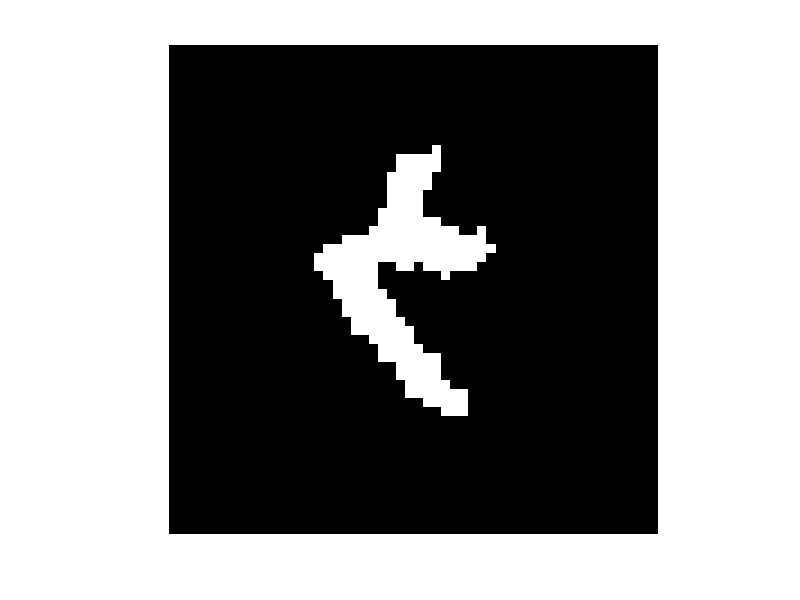

Write the MATLAB code that produced this figure. (Note: this script raises an error after producing the figure.)

clear, close all, clc
load('centered_data.mat');  % Variables: Data (cell array) and labels (double array)

% Rotate all test images by a certain angle (e.g., 15 degrees)
for i = 1:numel(test_data)
    test_data{i} = imrotate(test_data{i}, 15, 'bilinear', 'crop');
end

% Add salt-and-pepper noise to test images
% for i = 1:numel(test_data)
%     test_data{i} = imnoise(test_data{i}, 'salt & pepper', 0.02);
% end

figure;  % Create a new figure window
imshow(test_data{100});  % Display the first image
% title('First Image from Test Data');  % Add a title to the image

[train_horizontal, test_horizontal] = extract_horizontal_features(train_data, test_data);
[train_vertical, test_vertical] = extract_vertical_features(train_data, test_data);
[train_zoning, test_zoning] = extract_zoning_features(train_data, test_data);
[train_gradient, test_gradient] = extract_gradient_features(train_data, test_data);
k = 5;
bandWith = .5;

% horizontal feature
% a = nearestMeanClassifier(train_horizontal, train_labels, test_horizontal, test_labels );
% b = parzenWindowClassifier(train_horizontal, train_labels, test_horizontal, test_labels ,bandWith);
% c = KNNClassifier(train_horizontal, train_labels, test_horizontal, test_labels ,k);
% d = bayesClassifier(train_horizontal, train_labels, test_horizontal, test_labels);


% % vertical feature
% a = nearestMeanClassifier(train_vertical, train_labels, test_vertical, test_labels );
% b = parzenWindowClassifier(train_vertical, train_labels, test_vertical, test_labels ,bandWith);
% c = KNNClassifier(train_vertical, train_labels, test_vertical, test_labels ,k);
% d = bayesClassifier(train_vertical, train_labels, test_vertical, test_labels);


% % zoning feature
% a = nearestMeanClassifier(train_zoning, train_labels, test_zoning, test_labels );
% b = parzenWindowClassifier(train_zoning, train_labels, test_zoning, test_labels  ,bandWith);
% c = KNNClassifier(train_zoning, train_labels, test_zoning, test_labels  ,k);
% d = bayesClassifier(train_zoning, train_labels, test_zoning, test_labels );


% % gradient feature
a = nearestMeanClassifier(train_gradient, train_labels, test_gradient, test_labels );
b = parzenWindowClassifier(train_gradient, train_labels, test_gradient, test_labels  ,2);
c = KNNClassifier(train_gradient, train_labels, test_gradient, test_labels  ,k);
d = bayesClassifier(train_gradient, train_labels, test_gradient, test_labels );

